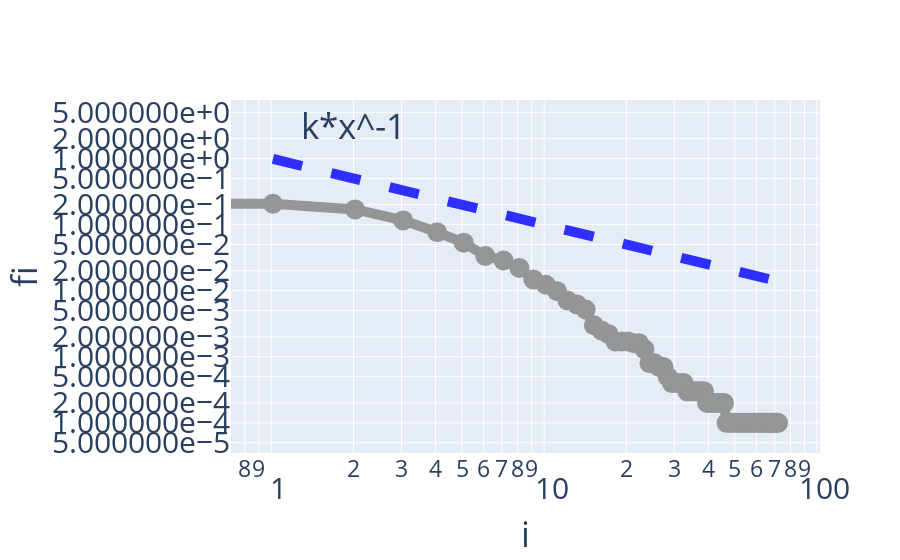

This figure's notebook cell:
### Code cell
freq = np.unique(N, return_counts=True)[1]
freq = freq[freq>0]
freq = np.sort(freq)[::-1]/np.sum(freq)

x = np.linspace(0, len(freq), len(freq))

fig = go.Figure()
fig.add_trace(go.Scatter(x=x, y=freq, mode="lines+markers", marker=dict(size=20), line=dict(width=10, color="gray")))
fig.add_trace(go.Scatter(x=x, y=1/x, mode="lines", line=dict(width=10, color="blue", dash="dash"), name="1/x"))

fig.add_annotation(xref="x", x=0.3, y=0.5, text="k*x^-1",showarrow=False, font_size=35)

fig.update_layout(showlegend=False,
                  xaxis=dict(title_text="i", title_font_size=35, type="log", tickfont_size=30),
                 yaxis=dict(title_text="fi", title_font_size=35, type="log", tickfont_size=30, tickformat="e"))
fig.update_traces(opacity=0.8)

fig.show()
#fig.write_image("mcmc_zipf.pdf")
